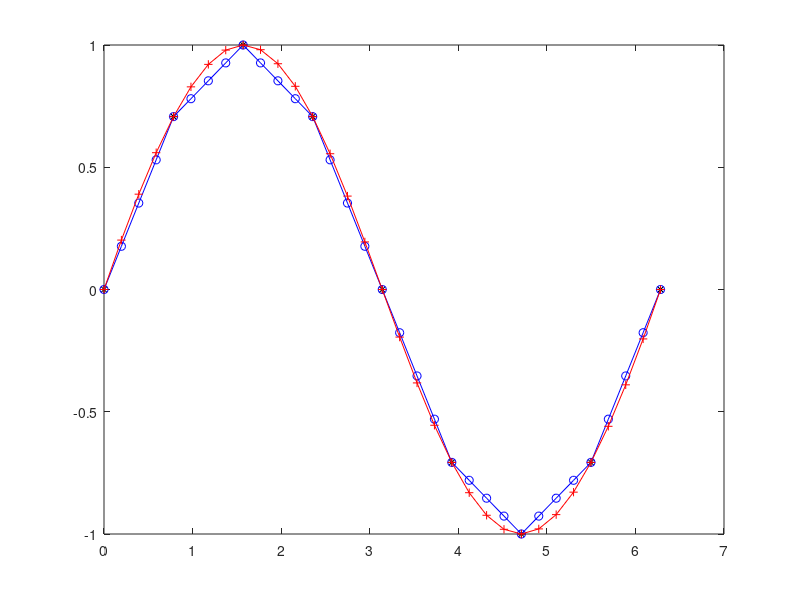

MATLAB code for this plot:
x = 0:pi/4:2*pi; 
v = sin(x);
xq = 0:pi/16:2*pi;
vq1 = interp1(x,v,xq);
plot(x,v, '*',xq,vq1,'-o');
vq2 = interp1(x,v,xq,'spline');
plot(x,v, 'k*',xq,vq1,'b-o', xq,vq2,'r-+');
